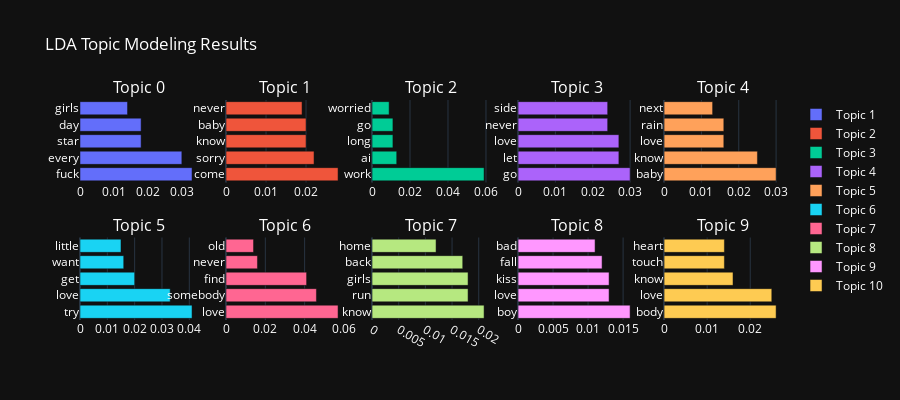

The cell this chart's notebook holds for it:
### Markdown cell above
# Visualize distribution of Topics from LDA model

1) Visualize topic distibution per document
    - a document refers to individual unit of text that's being analzyed.
    - i have 165 songs in my data frame, it means i have 165 documents
    - aka 'Corpus'
    
2) Visualize topic distribution using pyLDAvis

### Code cell
import plotly.graph_objects as go
from plotly.subplots import make_subplots

def plot_topics_plotly(lda_model, num_topics=10, num_words=5):
    # Create a subplot grid: 2 rows, 5 columns
    fig = make_subplots(rows=2, cols=5, subplot_titles=[f'Topic {i}' for i in range(num_topics)])

    for idx in range(num_topics):
        topic = lda_model.print_topics(num_words=num_words)[idx][1]
        words = topic.split(" + ")
        words = [word.split("*")[1].strip().replace('"', '') for word in words]
        weights = [float(word.split("*")[0]) for word in topic.split(" + ")]

        # Add a bar trace for each topic
        fig.add_trace(
            go.Bar(x=weights, y=words, orientation='h', name=f'Topic {idx + 1}'),
            row=(idx // 5) + 1, col=(idx % 5) + 1  # Calculate row and column index
        )

    # Update layout
    fig.update_layout(
        title_text='LDA Topic Modeling Results', height=400,
        template='plotly_dark',
        font=dict(color='white'),  # Change font color to white for readability
        xaxis=dict(showgrid=False, zeroline=False, title_font=dict(color='white')), 
        yaxis=dict(showgrid=False, zeroline=False, title_font=dict(color='white')),
    )
    
    fig.write_html("./static/charts/lda_topics.html")

    fig.show()

plot_topics_plotly(lda_model)

### Figure 1 — Plotly figure (JSON) as saved in the notebook; plotly's stock layout.template omitted (floating-point values rounded to 4 significant figures)
{"data": [{"name": "Topic 1", "orientation": "h", "type": "bar", "x": [0.033, 0.03, 0.018, 0.018, 0.014], "xaxis": "x", "y": ["fuck", "every", "star", "day", "girls"], "yaxis": "y"}, {"name": "Topic 2", "orientation": "h", "type": "bar", "x": [0.028, 0.022, 0.02, 0.02, 0.019], "xaxis": "x2", "y": ["come", "sorry", "know", "baby", "never"], "yaxis": "y2"}, {"name": "Topic 3", "orientation": "h", "type": "bar", "x": [0.059, 0.013, 0.011, 0.011, 0.009], "xaxis": "x3", "y": ["work", "ai", "long", "go", "worried"], "yaxis": "y3"}, {"name": "Topic 4", "orientation": "h", "type": "bar", "x": [0.03, 0.027, 0.027, 0.024, 0.024], "xaxis": "x4", "y": ["go", "let", "love", "never", "side"], "yaxis": "y4"}, {"name": "Topic 5", "orientation": "h", "type": "bar", "x": [0.03, 0.025, 0.016, 0.016, 0.013], "xaxis": "x5", "y": ["baby", "know", "love", "rain", "next"], "yaxis": "y5"}, {"name": "Topic 6", "orientation": "h", "type": "bar", "x": [0.041, 0.033, 0.02, 0.016, 0.015], "xaxis": "x6", "y": ["try", "love", "get", "want", "little"], "yaxis": "y6"}, {"name": "Topic 7", "orientation": "h", "type": "bar", "x": [0.057, 0.046, 0.041, 0.016, 0.014], "xaxis": "x7", "y": ["love", "somebody", "find", "never", "old"], "yaxis": "y7"}, {"name": "Topic 8", "orientation": "h", "type": "bar", "x": [0.021, 0.018, 0.018, 0.017, 0.012], "xaxis": "x8", "y": ["know", "run", "girls", "back", "home"], "yaxis": "y8"}, {"name": "Topic 9", "orientation": "h", "type": "bar", "x": [0.016, 0.013, 0.013, 0.012, 0.011], "xaxis": "x9", "y": ["boy", "love", "kiss", "fall", "bad"], "yaxis": "y9"}, {"name": "Topic 10", "orientation": "h", "type": "bar", "x": [0.026, 0.025, 0.016, 0.014, 0.014], "xaxis": "x10", "y": ["body", "love", "know", "touch", "heart"], "yaxis": "y10"}], "layout": {"annotations": [{"font": {"size": 16}, "showarrow": false, "text": "Topic 0", "x": 0.084, "xanchor": "center", "xref": "paper", "y": 1, "yanchor": "bottom", "yref": "paper"}, {"font": {"size": 16}, "showarrow": false, "text": "Topic 1", "x": 0.292, "xanchor": "center", "xref": "paper", "y": 1, "yanchor": "bottom", "yref": "paper"}, {"font": {"size": 16}, "showarrow": false, "text": "Topic 2", "x": 0.5, "xanchor": "center", "xref": "paper", "y": 1, "yanchor": "bottom", "yref": "paper"}, {"font": {"size": 16}, "showarrow": false, "text": "Topic 3", "x": 0.708, "xanchor": "center", "xref": "paper", "y": 1, "yanchor": "bottom", "yref": "paper"}, {"font": {"size": 16}, "showarrow": false, "text": "Topic 4", "x": 0.916, "xanchor": "center", "xref": "paper", "y": 1, "yanchor": "bottom", "yref": "paper"}, {"font": {"size": 16}, "showarrow": false, "text": "Topic 5", "x": 0.084, "xanchor": "center", "xref": "paper", "y": 0.375, "yanchor": "bottom", "yref": "paper"}, {"font": {"size": 16}, "showarrow": false, "text": "Topic 6", "x": 0.292, "xanchor": "center", "xref": "paper", "y": 0.375, "yanchor": "bottom", "yref": "paper"}, {"font": {"size": 16}, "showarrow": false, "text": "Topic 7", "x": 0.5, "xanchor": "center", "xref": "paper", "y": 0.375, "yanchor": "bottom", "yref": "paper"}, {"font": {"size": 16}, "showarrow": false, "text": "Topic 8", "x": 0.708, "xanchor": "center", "xref": "paper", "y": 0.375, "yanchor": "bottom", "yref": "paper"}, {"font": {"size": 16}, "showarrow": false, "text": "Topic 9", "x": 0.916, "xanchor": "center", "xref": "paper", "y": 0.375, "yanchor": "bottom", "yref": "paper"}], "font": {"color": "white"}, "height": 400, "title": {"text": "LDA Topic Modeling Results"}, "xaxis": {"anchor": "y", "domain": [0, 0.168], "showgrid": false, "title": {"font": {"color": "white"}}, "zeroline": false}, "xaxis10": {"anchor": "y10", "domain": [0.832, 1]}, "xaxis2": {"anchor": "y2", "domain": [0.208, 0.376]}, "xaxis3": {"anchor": "y3", "domain": [0.416, 0.584]}, "xaxis4": {"anchor": "y4", "domain": [0.624, 0.792]}, "xaxis5": {"anchor": "y5", "domain": [0.832, 1]}, "xaxis6": {"anchor": "y6", "domain": [0, 0.168]}, "xaxis7": {"anchor": "y7", "domain": [0.208, 0.376]}, "xaxis8": {"anchor": "y8", "domain": [0.416, 0.584]}, "xaxis9": {"anchor": "y9", "domain": [0.624, 0.792]}, "yaxis": {"anchor": "x", "domain": [0.625, 1], "showgrid": false, "title": {"font": {"color": "white"}}, "zeroline": false}, "yaxis10": {"anchor": "x10", "domain": [0, 0.375]}, "yaxis2": {"anchor": "x2", "domain": [0.625, 1]}, "yaxis3": {"anchor": "x3", "domain": [0.625, 1]}, "yaxis4": {"anchor": "x4", "domain": [0.625, 1]}, "yaxis5": {"anchor": "x5", "domain": [0.625, 1]}, "yaxis6": {"anchor": "x6", "domain": [0, 0.375]}, "yaxis7": {"anchor": "x7", "domain": [0, 0.375]}, "yaxis8": {"anchor": "x8", "domain": [0, 0.375]}, "yaxis9": {"anchor": "x9", "domain": [0, 0.375]}}}
